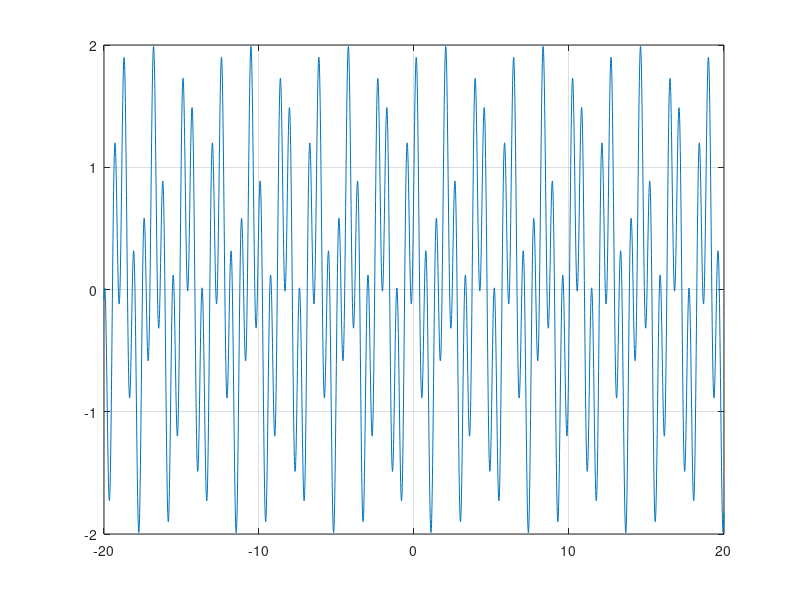
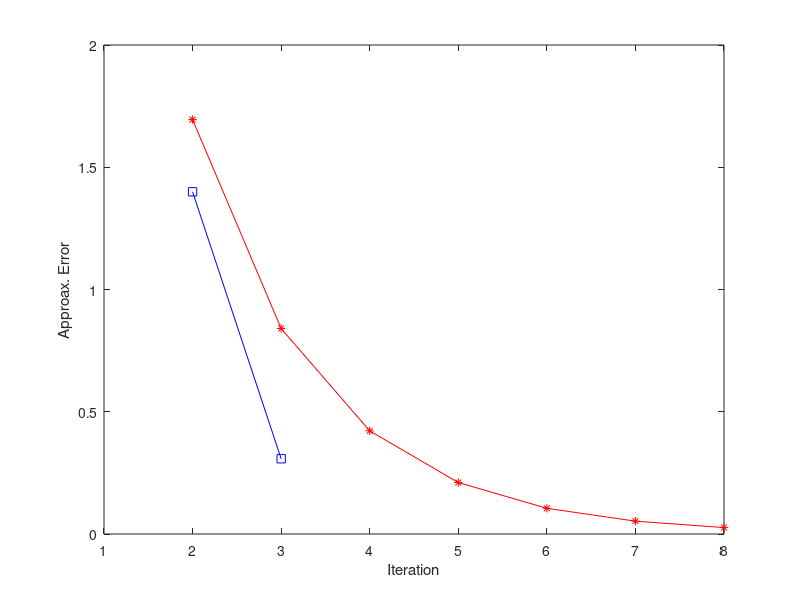
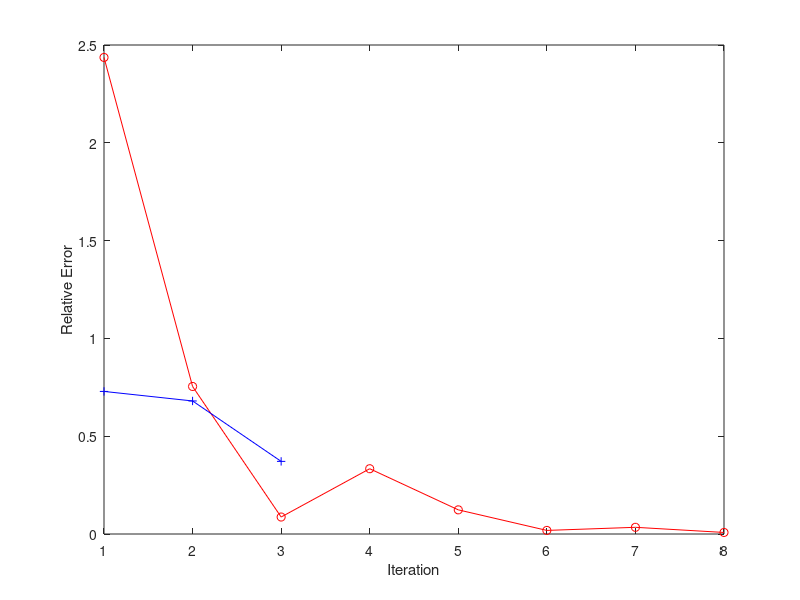

MATLAB code for these plots, in order:
x=-20:0.01:20;
y1=sin(10*x);
y2=cos(3*x);
y=y1+y2;
figure(1)
plot(x,y)
grid on
f=@(x) sin(10*x)+cos(3*x);
disp('Bisection Method');
fprintf('Iterations root(xr)  Appro.Error   Relative Error \n');
c=[];
true=14.8621;
xl = 14;
xu = 15;
ea = 1;
i=1;
xr = realmax;
while ea>=0.05
xold = xr;
xr = (xl+xu)/2;
ea = abs((xr-xold))/abs(xr)*100;
erel = abs((xr-true))/abs(true)*100;
if (f(xl)*f(xr)<0)
xu = xr;
elseif(f(xl)*f(xr)>0)
xl = xr;
else
break;
end
c(i,:)=[i xr ea erel];
i = i+1;
end
disp(c);
d=[];
eaf=1;
erelf=1;
xlf=14;
xuf=15;
i=1;
xrf=realmax;
disp('Falsie Method');
fprintf('Iterations root(xr)  Appro.Error  Relative Error \n');
while eaf>=0.5
xoldf = xrf;
xrf=xuf-((f(xuf)*(xlf-xuf))/(f(xlf)-f(xuf)));
eaf = abs((xrf-xoldf))/abs(xrf)*100;
erelf = abs((xrf-true))/abs(true)*100;
if (f(xlf)*f(xrf)<0)
xuf = xrf;
elseif(f(xlf)*f(xrf)>0)
xlf = xrf;
else
break;
end
d(i,:)=[i xrf eaf erelf];
i = i+1;
end
disp(d);
figure(2)
plot(c(:,1),c(:,3),'-*r',d(:,1),d(:,3),'-sb');
xlabel('Iteration');
ylabel('Approax. Error');
figure(3)
plot(c(:,1),c(:,4),'-or',d(:,1),d(:,4),'-+b');
xlabel('Iteration');
ylabel('Relative Error');
fprintf('Roots of the equation sin(10*x)+cos(3*x)=0\n');
fprintf('Bisection Method => x=%g\n',xr);
fprintf('Regular False Method => x=%g\n',xrf);